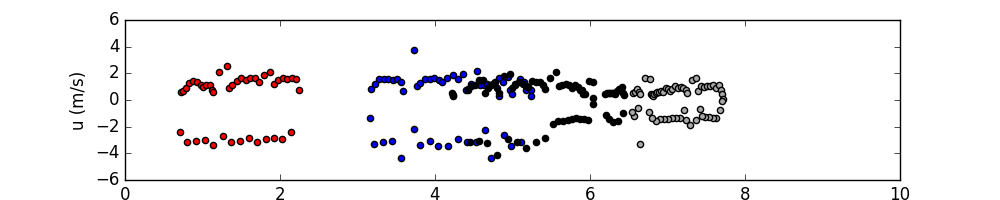

Write the Python code that produced this figure.
# -*- coding: utf-8 -*-
"""
Created on Thu Jun 15 09:43:02 2017

@author: dugj2403
"""

import pandas as pd
import numpy as np
import matplotlib.pyplot as plt
import os
import time
from glob import glob

        
class stitchPlot:
    
    def __init__(self,items):
        self.items=items
        self.dfs=[]
        
        colors=['red','blue','black','darkgrey','green','magenta']
        
        for i in range(len(self.items)):
            self.dfs.append(self.items[i].dfTreated)
            if i == 0:
                ax=self.dfs[0].plot(x='x',y='u',kind='scatter',xlim=[0,10],color=colors[i],figsize=(10,2))
            else:
                self.dfs[i].plot(kind='scatter', x='x', y='u',ax=ax,color=colors[i]) 
        ax.set_xlabel('Distance (m)')
        ax.set_ylabel('u (m/s)')   
        fig = ax.get_figure()
        fig.savefig('%s\stitchPlot.png' % self.items[0].path)
        
        time.sleep(0.1)
        
        self.dfsStacked=pd.concat(self.dfs)
        self.dfsStacked.to_csv("stacked.csv")

        
#    def plotTrend(self):
#        
# 
        
        
        
        #return fig